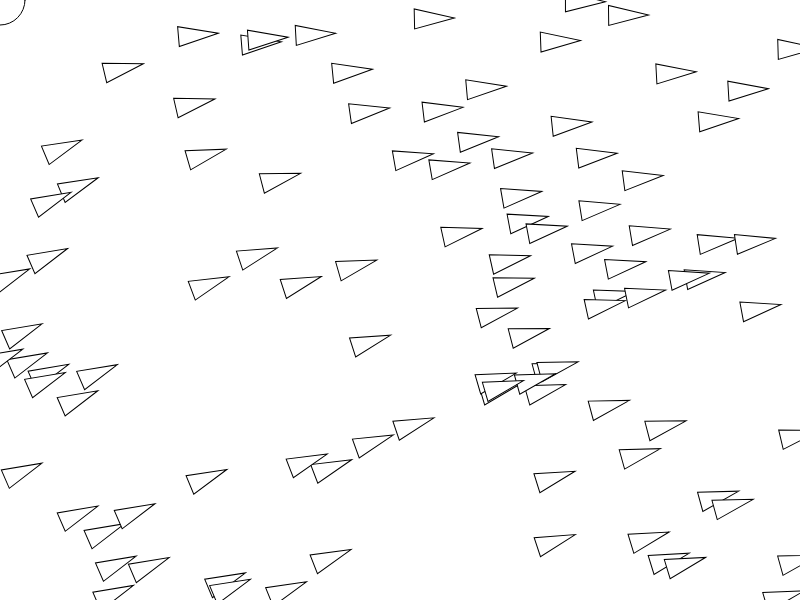
Frame 1 (no input)
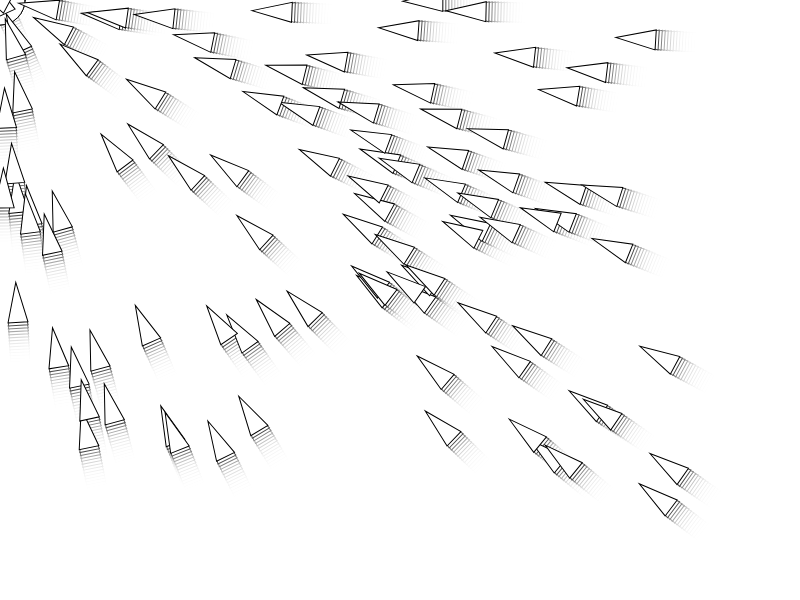
Frame 60 (no input)
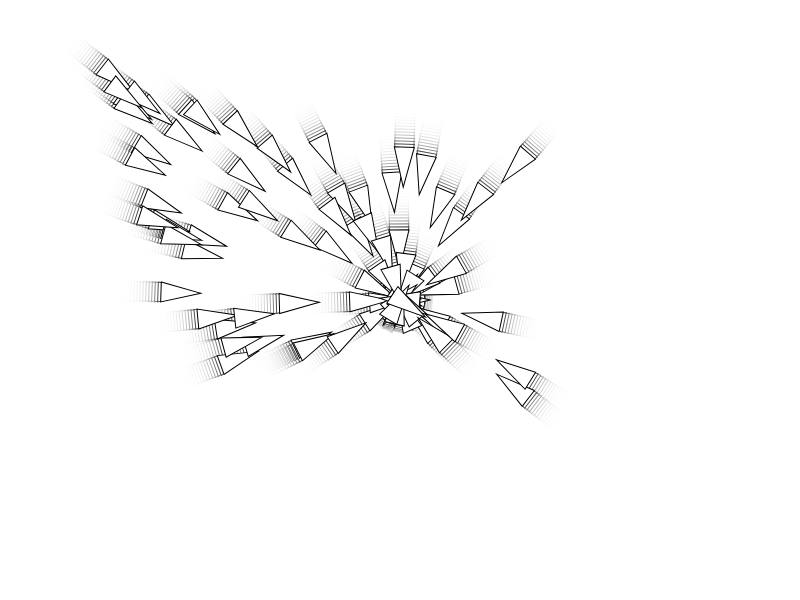
Frame 120 (the mouse pressed at the canvas centre since frame 60)

The p5.js sketch that drew these frames (run headless with seeded random() and noise() and a simulated clock; from frame 60 on, the mouse is pressed at the canvas centre):

// p5.js sketch
// ── sketch.js
let vehicles = [];
let numVehicles = 100;
let gravity;
let target;

function setup() {
 createCanvas(800, 600);
 colorMode(HSB);

 gravity = createVector(0, 0.38);

 target = createVector(width/4, height/2);

 for (let i = 0; i < numVehicles; i++){
  vehicles.push(new Vehicle(random(width),random(height), target));
 }
}

function draw() {
  background(0, 0, 100, .3);

  target.x = mouseX;
  target.y = mouseY;

  ellipse(target.x, target.y, 50, 50);

  for (let vehicle of vehicles){
    vehicle.update();
    vehicle.show();
  }
}

// ── Vehicle.js
class Vehicle{
    constructor(x, y, target){
        this.pos = createVector(x, y);
        this.vel = createVector(1,0);
        this.acc = createVector(0, 0);

        this.target = target;
        this.maxSpeed = 3;
        this.maxForce = .4;

        this.dim = 20;

        this.mass = 1;
    }

    addForce(force){
        let forceWithMass = p5.Vector.div(force, this.mass);
        this.acc.add(forceWithMass);
    }


    wrap(){
        this.pos.x = (this.pos.x + width) % width;
        this.pos.y = (this.pos.y + height) % height;
        
    }

    seek(){
        let desired = p5.Vector.sub(this.target, this.pos);
        desired.setMag(this.maxSpeed);

        let force = p5.Vector.sub(desired, this.vel);
        force.limit(this.maxForce);
        this.addForce(force);
    }


    update(){
        this.seek();

        // this.addForce(gravity);

        this.vel.add(this.acc);
        this.vel.limit(this.maxSpeed);
        this.pos.add(this.vel);

        //this.wrap();

        this.acc.mult(0);
    }

    show(){

        push();

        translate(this.pos.x, this.pos.y);
        let angle = this.vel.heading();
        rotate(angle);

        beginShape();

        vertex(this.dim, 0);
        vertex(-this.dim, this.dim/2);
        vertex(-this.dim, -this.dim/2);

        endShape(CLOSE);
        

        pop();

    }
}
